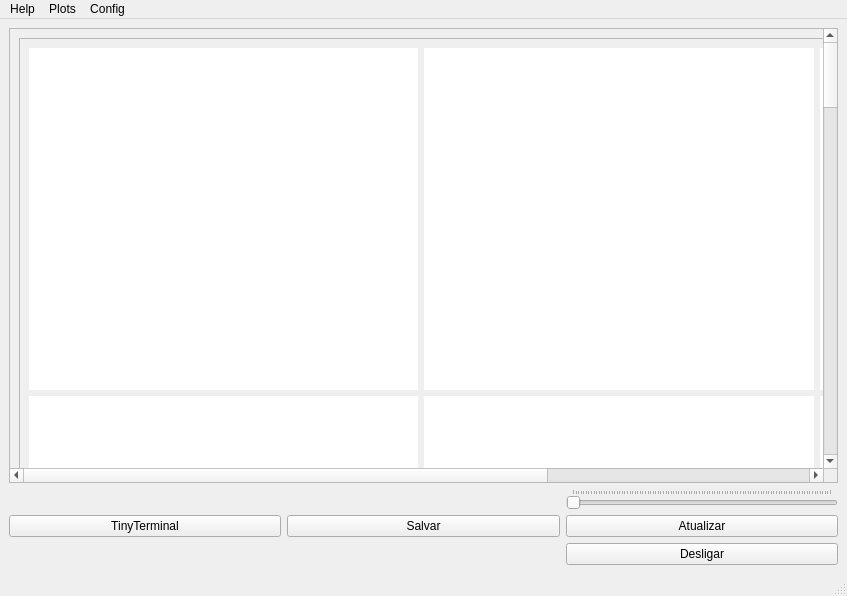
<?xml version="1.0" encoding="UTF-8"?>
<ui version="4.0">
 <class>MainWindow</class>
 <widget class="QMainWindow" name="MainWindow">
  <property name="geometry">
   <rect>
    <x>0</x>
    <y>0</y>
    <width>847</width>
    <height>596</height>
   </rect>
  </property>
  <property name="windowTitle">
   <string>MainWindow</string>
  </property>
  <property name="toolButtonStyle">
   <enum>Qt::ToolButtonIconOnly</enum>
  </property>
  <property name="documentMode">
   <bool>false</bool>
  </property>
  <property name="tabShape">
   <enum>QTabWidget::Triangular</enum>
  </property>
  <widget class="QWidget" name="centralwidget">
   <property name="sizePolicy">
    <sizepolicy hsizetype="Expanding" vsizetype="Preferred">
     <horstretch>0</horstretch>
     <verstretch>0</verstretch>
    </sizepolicy>
   </property>
   <property name="styleSheet">
    <string notr="true"/>
   </property>
   <layout class="QGridLayout" name="gridLayout">
    <item row="0" column="0" colspan="3">
     <widget class="QScrollArea" name="Graficos_Scroll">
      <property name="mouseTracking">
       <bool>true</bool>
      </property>
      <property name="tabletTracking">
       <bool>true</bool>
      </property>
      <property name="verticalScrollBarPolicy">
       <enum>Qt::ScrollBarAlwaysOn</enum>
      </property>
      <property name="sizeAdjustPolicy">
       <enum>QAbstractScrollArea::AdjustToContents</enum>
      </property>
      <property name="widgetResizable">
       <bool>true</bool>
      </property>
      <widget class="QWidget" name="scrollAreaWidgetContents">
       <property name="geometry">
        <rect>
         <x>0</x>
         <y>0</y>
         <width>1218</width>
         <height>2818</height>
        </rect>
       </property>
       <layout class="QVBoxLayout" name="verticalLayout_2">
        <item>
         <widget class="QFrame" name="frame">
          <property name="minimumSize">
           <size>
            <width>1200</width>
            <height>2800</height>
           </size>
          </property>
          <property name="styleSheet">
           <string notr="true"/>
          </property>
          <property name="frameShape">
           <enum>QFrame::StyledPanel</enum>
          </property>
          <property name="frameShadow">
           <enum>QFrame::Raised</enum>
          </property>
          <layout class="QGridLayout" name="gridLayout_2">
           <item row="0" column="2">
            <widget class="PlotWidget" name="Plot_3" native="true">
             <property name="styleSheet">
              <string notr="true">background-color: rgb(255, 255, 255);</string>
             </property>
            </widget>
           </item>
           <item row="1" column="0">
            <widget class="PlotWidget" name="Plot_4" native="true">
             <property name="styleSheet">
              <string notr="true">background-color: rgb(255, 255, 255);</string>
             </property>
            </widget>
           </item>
           <item row="0" column="0">
            <widget class="PlotWidget" name="Plot_1" native="true">
             <property name="styleSheet">
              <string notr="true">background-color: rgb(255, 255, 255);</string>
             </property>
            </widget>
           </item>
           <item row="0" column="1">
            <widget class="PlotWidget" name="Plot_2" native="true">
             <property name="styleSheet">
              <string notr="true">background-color: rgb(255, 255, 255);</string>
             </property>
            </widget>
           </item>
           <item row="1" column="2">
            <widget class="PlotWidget" name="Plot_6" native="true">
             <property name="styleSheet">
              <string notr="true">background-color: rgb(255, 255, 255);</string>
             </property>
            </widget>
           </item>
           <item row="4" column="0">
            <widget class="PlotWidget" name="Plot_10" native="true">
             <property name="styleSheet">
              <string notr="true">background-color: rgb(255, 255, 255);</string>
             </property>
            </widget>
           </item>
           <item row="1" column="1">
            <widget class="PlotWidget" name="Plot_5" native="true">
             <property name="styleSheet">
              <string notr="true">background-color: rgb(255, 255, 255);</string>
             </property>
            </widget>
           </item>
           <item row="8" column="2">
            <widget class="PlotWidget" name="Plot_24" native="true">
             <property name="styleSheet">
              <string notr="true">background-color: rgb(255, 255, 255);</string>
             </property>
            </widget>
           </item>
           <item row="7" column="2">
            <widget class="PlotWidget" name="Plot_21" native="true">
             <property name="styleSheet">
              <string notr="true">background-color: rgb(255, 255, 255);</string>
             </property>
            </widget>
           </item>
           <item row="4" column="1">
            <widget class="PlotWidget" name="Plot_11" native="true">
             <property name="styleSheet">
              <string notr="true">background-color: rgb(255, 255, 255);</string>
             </property>
            </widget>
           </item>
           <item row="8" column="1">
            <widget class="PlotWidget" name="Plot_23" native="true">
             <property name="styleSheet">
              <string notr="true">background-color: rgb(255, 255, 255);</string>
             </property>
            </widget>
           </item>
           <item row="8" column="0">
            <widget class="PlotWidget" name="Plot_22" native="true">
             <property name="styleSheet">
              <string notr="true">background-color: rgb(255, 255, 255);</string>
             </property>
            </widget>
           </item>
           <item row="6" column="0">
            <widget class="PlotWidget" name="Plot_16" native="true">
             <property name="styleSheet">
              <string notr="true">background-color: rgb(255, 255, 255);</string>
             </property>
            </widget>
           </item>
           <item row="2" column="2">
            <widget class="PlotWidget" name="Plot_9" native="true">
             <property name="styleSheet">
              <string notr="true">background-color: rgb(255, 255, 255);</string>
             </property>
            </widget>
           </item>
           <item row="5" column="2">
            <widget class="PlotWidget" name="Plot_15" native="true">
             <property name="styleSheet">
              <string notr="true">background-color: rgb(255, 255, 255);</string>
             </property>
            </widget>
           </item>
           <item row="6" column="1">
            <widget class="PlotWidget" name="Plot_17" native="true">
             <property name="styleSheet">
              <string notr="true">background-color: rgb(255, 255, 255);</string>
             </property>
            </widget>
           </item>
           <item row="2" column="0">
            <widget class="PlotWidget" name="Plot_7" native="true">
             <property name="styleSheet">
              <string notr="true">background-color: rgb(255, 255, 255);</string>
             </property>
            </widget>
           </item>
           <item row="7" column="1">
            <widget class="PlotWidget" name="Plot_20" native="true">
             <property name="styleSheet">
              <string notr="true">background-color: rgb(255, 255, 255);</string>
             </property>
            </widget>
           </item>
           <item row="4" column="2">
            <widget class="PlotWidget" name="Plot_12" native="true">
             <property name="styleSheet">
              <string notr="true">background-color: rgb(255, 255, 255);</string>
             </property>
            </widget>
           </item>
           <item row="6" column="2">
            <widget class="PlotWidget" name="Plot_18" native="true">
             <property name="styleSheet">
              <string notr="true">background-color: rgb(255, 255, 255);</string>
             </property>
            </widget>
           </item>
           <item row="5" column="0">
            <widget class="PlotWidget" name="Plot_13" native="true">
             <property name="styleSheet">
              <string notr="true">background-color: rgb(255, 255, 255);</string>
             </property>
            </widget>
           </item>
           <item row="7" column="0">
            <widget class="PlotWidget" name="Plot_19" native="true">
             <property name="styleSheet">
              <string notr="true">background-color: rgb(255, 255, 255);</string>
             </property>
            </widget>
           </item>
           <item row="2" column="1">
            <widget class="PlotWidget" name="Plot_8" native="true">
             <property name="styleSheet">
              <string notr="true">background-color: rgb(255, 255, 255);</string>
             </property>
            </widget>
           </item>
           <item row="5" column="1">
            <widget class="PlotWidget" name="Plot_14" native="true">
             <property name="styleSheet">
              <string notr="true">background-color: rgb(255, 255, 255);</string>
             </property>
            </widget>
           </item>
          </layout>
         </widget>
        </item>
       </layout>
      </widget>
     </widget>
    </item>
    <item row="4" column="2">
     <widget class="QPushButton" name="Motor_off">
      <property name="styleSheet">
       <string notr="true"/>
      </property>
      <property name="text">
       <string>Desligar</string>
      </property>
     </widget>
    </item>
    <item row="1" column="2">
     <widget class="QSlider" name="Motor_action">
      <property name="enabled">
       <bool>true</bool>
      </property>
      <property name="font">
       <font>
        <stylestrategy>PreferDefault</stylestrategy>
       </font>
      </property>
      <property name="focusPolicy">
       <enum>Qt::WheelFocus</enum>
      </property>
      <property name="contextMenuPolicy">
       <enum>Qt::ActionsContextMenu</enum>
      </property>
      <property name="toolTip">
       <string/>
      </property>
      <property name="autoFillBackground">
       <bool>false</bool>
      </property>
      <property name="styleSheet">
       <string notr="true">color: rgb(246, 97, 81);</string>
      </property>
      <property name="maximum">
       <number>100</number>
      </property>
      <property name="orientation">
       <enum>Qt::Horizontal</enum>
      </property>
      <property name="tickPosition">
       <enum>QSlider::TicksAbove</enum>
      </property>
     </widget>
    </item>
    <item row="3" column="2">
     <widget class="QPushButton" name="Motor_update">
      <property name="font">
       <font>
        <stylestrategy>PreferAntialias</stylestrategy>
       </font>
      </property>
      <property name="styleSheet">
       <string notr="true"/>
      </property>
      <property name="text">
       <string>Atualizar</string>
      </property>
     </widget>
    </item>
    <item row="3" column="1">
     <widget class="QPushButton" name="Save_CSV">
      <property name="styleSheet">
       <string notr="true"/>
      </property>
      <property name="text">
       <string>Salvar</string>
      </property>
     </widget>
    </item>
    <item row="1" column="1">
     <spacer name="horizontalSpacer">
      <property name="orientation">
       <enum>Qt::Horizontal</enum>
      </property>
      <property name="sizeHint" stdset="0">
       <size>
        <width>40</width>
        <height>20</height>
       </size>
      </property>
     </spacer>
    </item>
    <item row="1" column="0">
     <spacer name="horizontalSpacer_2">
      <property name="orientation">
       <enum>Qt::Horizontal</enum>
      </property>
      <property name="sizeHint" stdset="0">
       <size>
        <width>40</width>
        <height>20</height>
       </size>
      </property>
     </spacer>
    </item>
    <item row="3" column="0">
     <widget class="QPushButton" name="pushButton">
      <property name="text">
       <string>TinyTerminal</string>
      </property>
     </widget>
    </item>
   </layout>
  </widget>
  <widget class="QMenuBar" name="menubar">
   <property name="geometry">
    <rect>
     <x>0</x>
     <y>0</y>
     <width>847</width>
     <height>24</height>
    </rect>
   </property>
   <widget class="QMenu" name="menuHelp">
    <property name="title">
     <string>Help</string>
    </property>
    <addaction name="actionInfos"/>
   </widget>
   <widget class="QMenu" name="menuKit">
    <property name="title">
     <string>Plots</string>
    </property>
    <addaction name="actionSIBA"/>
    <addaction name="actionSAME"/>
   </widget>
   <widget class="QMenu" name="menuConfig">
    <property name="title">
     <string>Config</string>
    </property>
    <widget class="QMenu" name="menuLoad_Cells">
     <property name="title">
      <string>Load Cells</string>
     </property>
     <addaction name="actionTare"/>
     <addaction name="actionCalibrate"/>
     <addaction name="actionReset"/>
    </widget>
    <addaction name="separator"/>
    <addaction name="menuLoad_Cells"/>
    <addaction name="actionMotor_2"/>
    <addaction name="actionBattery"/>
   </widget>
   <addaction name="menuHelp"/>
   <addaction name="menuKit"/>
   <addaction name="menuConfig"/>
  </widget>
  <widget class="QStatusBar" name="statusbar"/>
  <action name="actionInfos">
   <property name="text">
    <string>Infos</string>
   </property>
  </action>
  <action name="actionSIBA">
   <property name="text">
    <string>SIBA</string>
   </property>
  </action>
  <action name="actionSAME">
   <property name="text">
    <string>SAME</string>
   </property>
  </action>
  <action name="actionTare">
   <property name="text">
    <string>Tare</string>
   </property>
  </action>
  <action name="actionCalibrate">
   <property name="text">
    <string>Calibrate</string>
   </property>
  </action>
  <action name="actionReset">
   <property name="text">
    <string>Reset</string>
   </property>
  </action>
  <action name="actionSetParameters">
   <property name="text">
    <string>SetParameters</string>
   </property>
  </action>
  <action name="actionMotor_2">
   <property name="text">
    <string>Motor</string>
   </property>
  </action>
  <action name="actionBattery">
   <property name="text">
    <string>Battery</string>
   </property>
  </action>
 </widget>
 <customwidgets>
  <customwidget>
   <class>PlotWidget</class>
   <extends>QWidget</extends>
   <header>pyqtgraph.h</header>
   <container>1</container>
  </customwidget>
 </customwidgets>
 <resources>
  <include location="recursos.qrc"/>
 </resources>
 <connections/>
</ui>
